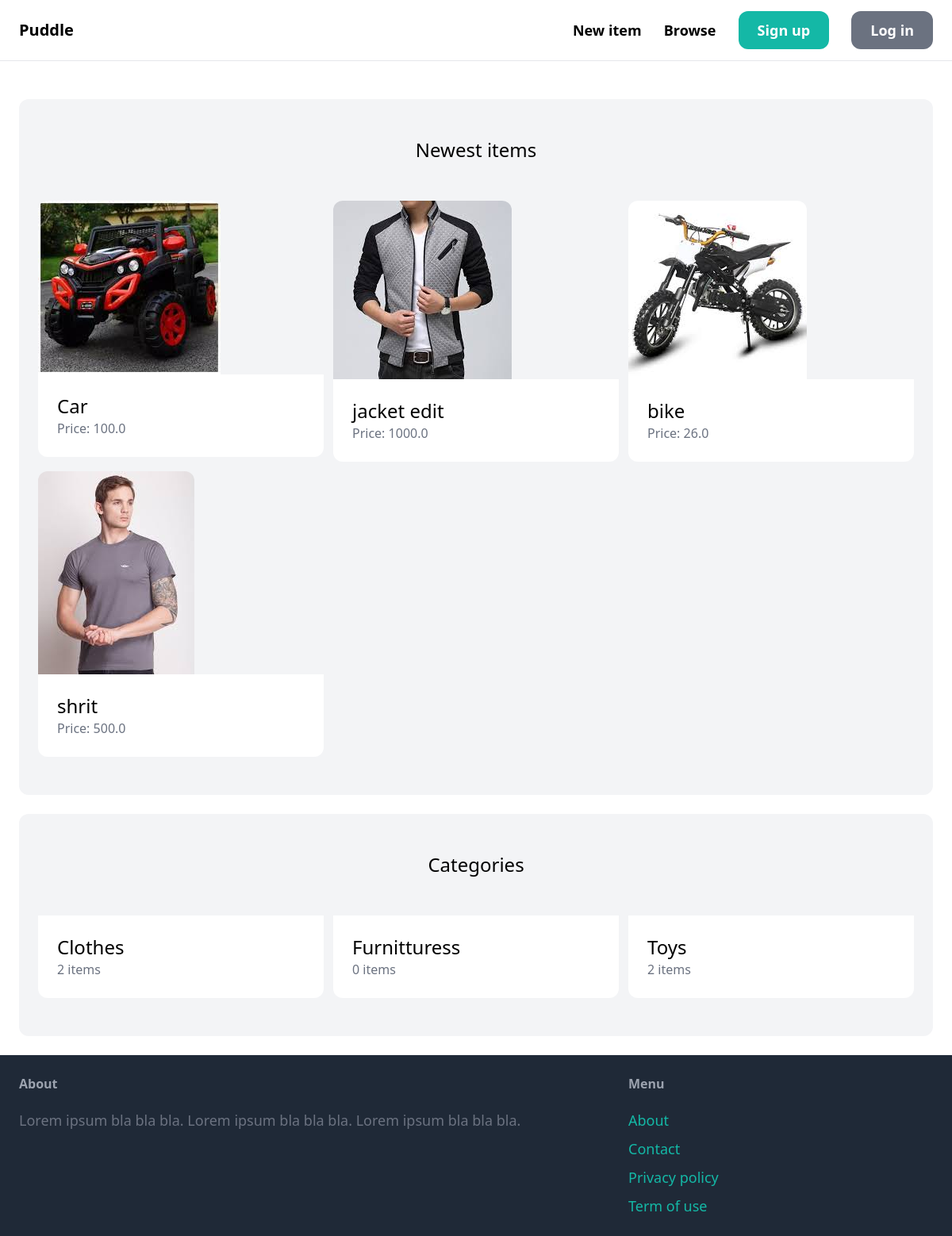
The page / on the database its author committed.
### item/models.py (models this page shows, shortened)
class Item(models.Model):
    category = models.ForeignKey(Category,related_name="items", on_delete=models.CASCADE)
    name = models.CharField(max_length=255)
    description = models.TextField(blank=True, null=True)
    price = models.FloatField()
    image = models.ImageField(upload_to="item_images", blank=True, null=True)
    is_sold = models.BooleanField(default=False)
    created_by = models.ForeignKey(User, related_name="items", on_delete=models.CASCADE)
    created_at = models.DateTimeField(auto_now_add=True)

class Category(models.Model):
    name = models.CharField(max_length=255)
    class Meta:
        ordering =("name",)
        verbose_name_plural = "Categories"

### core/views.py (the view)
# urls.py: path('', views.index, name="core"),
def index(request):
    items = Item.objects.filter(is_sold=False)[0:6]
    categories = Category.objects.all()
    return render(request, "core/index.html",{"categories":categories,
                                              "items":items,})

### templates/core/index.html (shortened to what this page needs)
{% extends 'core/base.html' %}
{% block content %}
<div class="mt-6 px-6 py-12 bg-gray-100 rounded-xl">
    <h2 class="mb-12 text-2xl text-center">Newest items</h2>
    <div class="grid grid-cols-3 gap-3">
        {% for item in items %}
            <div>
                <a href="{% url 'item:detail' item.id %}">
                    <div>
                        <img src="{{ item.image.url }}" class="rounded-t-xl">
                    </div>
                    <div class="p-6 bg-white rounded-b-xl">
                        <h2 class="text-2xl">{{ item.name }}</h2>
                        <p class="text-gray-500">Price: {{ item.price }}</p>
                    </div>
                </a>
            </div>
        {% endfor %}
    </div>
</div>
<div class="mt-6 px-6 py-12 bg-gray-100 rounded-xl">
    <h2 class="mb-12 text-2xl text-center">Categories</h2>
    <div class="grid grid-cols-3 gap-3">
        {% for category in categories %}
            <div>
                <a href="#">
                    <div class="p-6 bg-white rounded-b-xl">
                        <h2 class="text-2xl">{{ category.name }}</h2>
                        <p class="text-gray-500">{{ category.items.count }} items</p>
                    </div>
                </a>
            </div>
        {% endfor %}
    </div>
</div>
{% endblock %}

### rows shown on the page
Item: image (picture), name "Car", price "100.0"
Item: image (picture), name "jacket edit", price "1000.0"
Item: image (picture), name "bike", price "26.0"
Item: image (picture), name "shrit", price "500.0"
Category: name "Clothes", items.count "2"
Category: name "Furnitturess", items.count "0"
Category: name "Toys", items.count "2"
